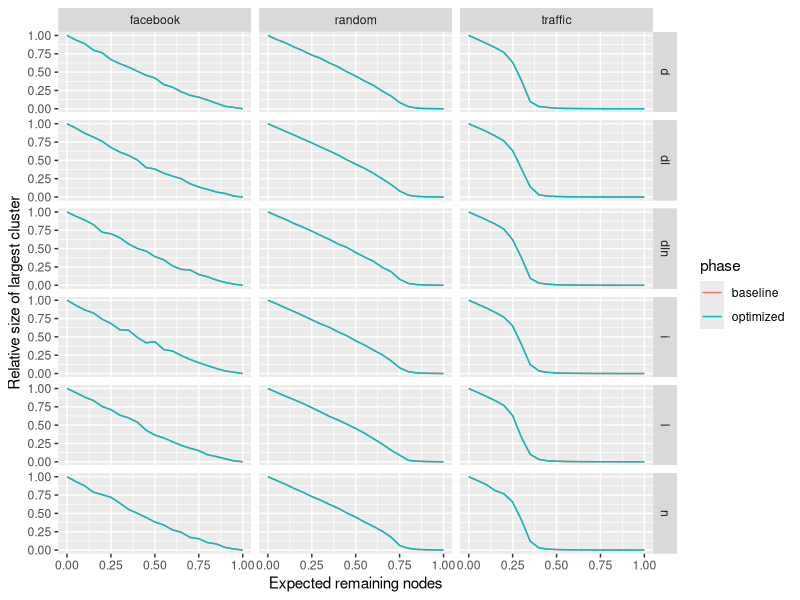
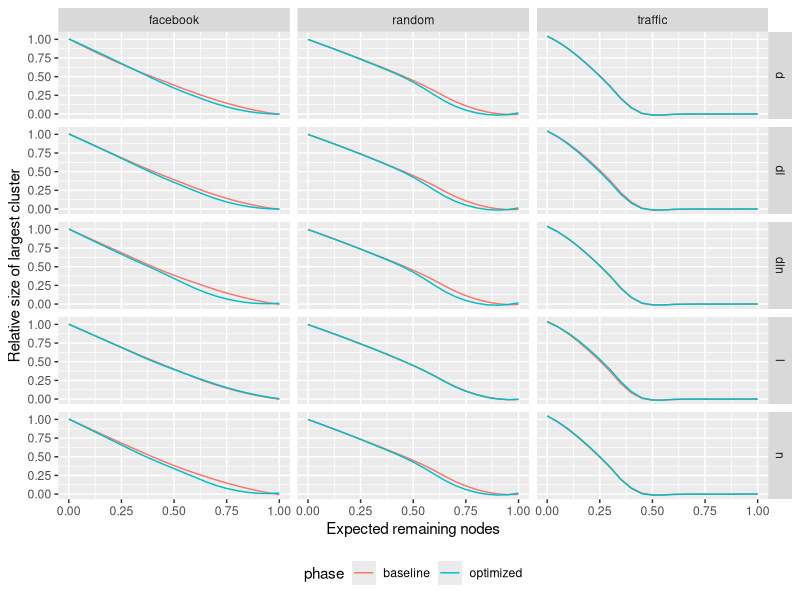
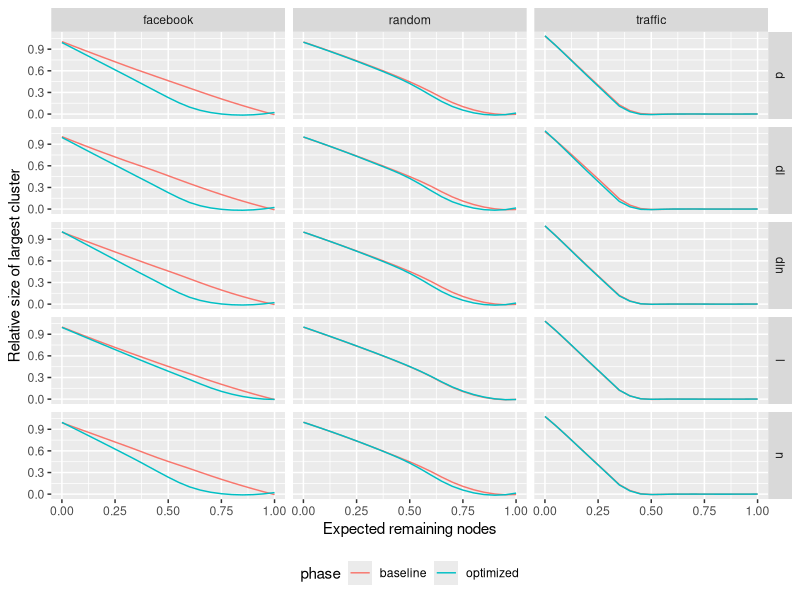

Generate these figures, in order, with R:
library(dplyr)
library(ggplot2)

## read.table('results_unnormalized.txt', col.names = c('network', 'phase', 'p', 'value')) %>%
pdf('results.pdf', 10, 7)
read.table('results1.txt', col.names = c('sample', 'variant', 'phase', 'p', 'value', 'value_smooth')) %>%
    filter(variant != 'i') %>%
    ggplot(aes(p, value_smooth, color = phase)) +
    facet_grid(variant~sample) +
    geom_line() +
    labs(x = 'Expected remaining nodes', y = 'Relative size of largest cluster') +
    theme(legend.position = 'bottom')
dev.off()

read.table('results2.txt', col.names = c('sample', 'variant', 'phase', 'p', 'value', 'value_smooth')) %>%
    ## filter(phase == 'optimized') %>%
    ggplot(aes(p, value, color = phase)) +
    facet_grid(variant~sample) +
    geom_line() +
    labs(x = 'Expected remaining nodes', y = 'Relative size of largest cluster')

pdf('training.pdf', 10, 7)
read.table('training1.txt', col.names = c('sample', 'variant', 'phase', 'p', 'value', 'value_smooth')) %>%
    filter(variant != 'i') %>%
    ggplot(aes(p, value_smooth, color = phase)) +
    facet_grid(variant~sample) +
    geom_line() +
    labs(x = 'Expected remaining nodes', y = 'Relative size of largest cluster') +
    theme(legend.position = 'bottom')
dev.off()
